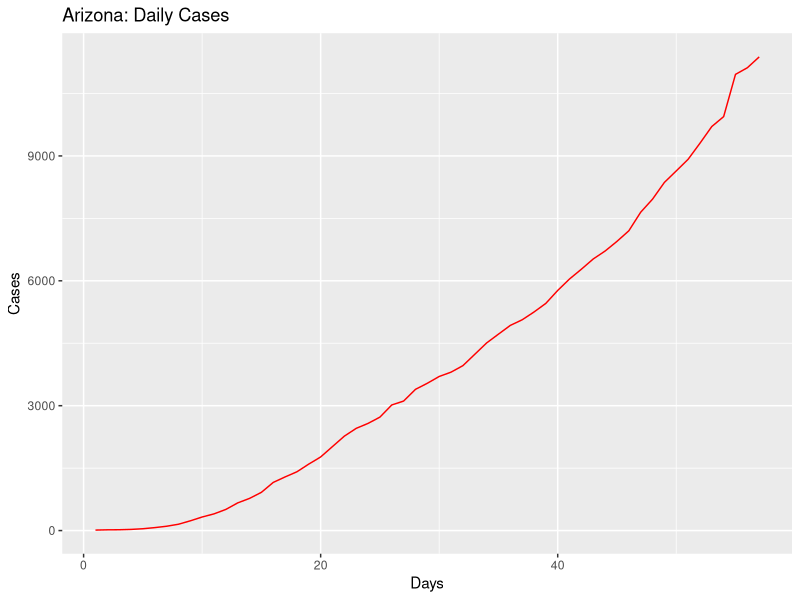
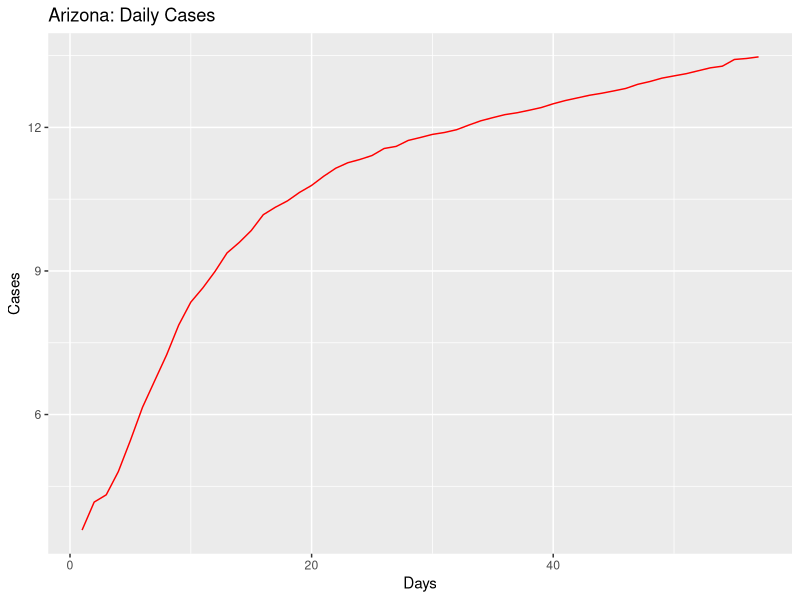
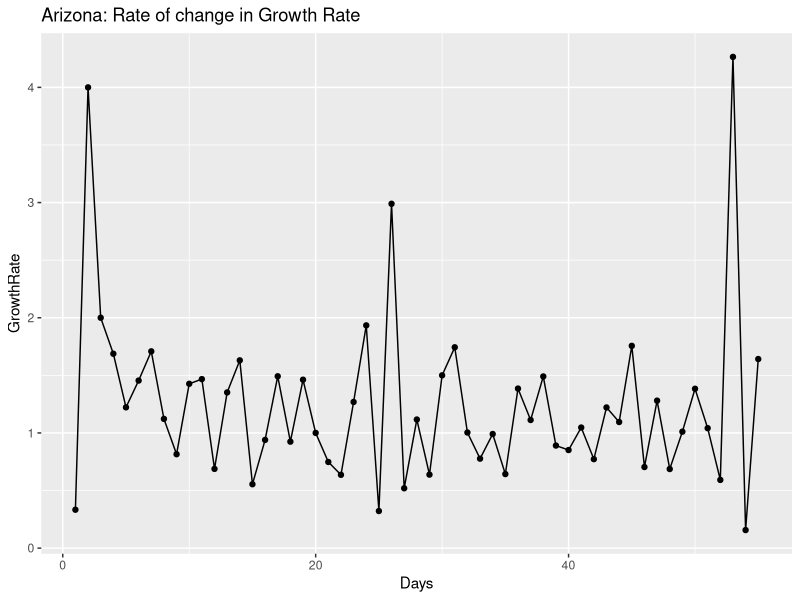
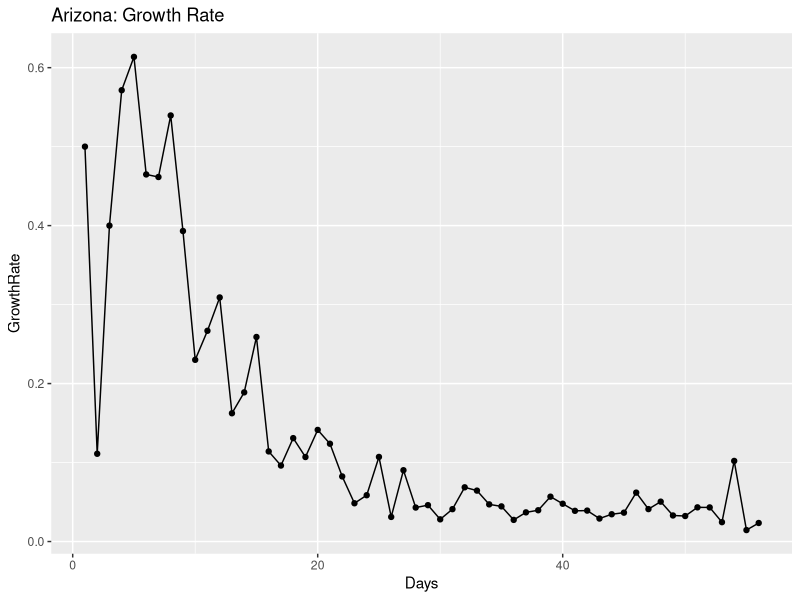
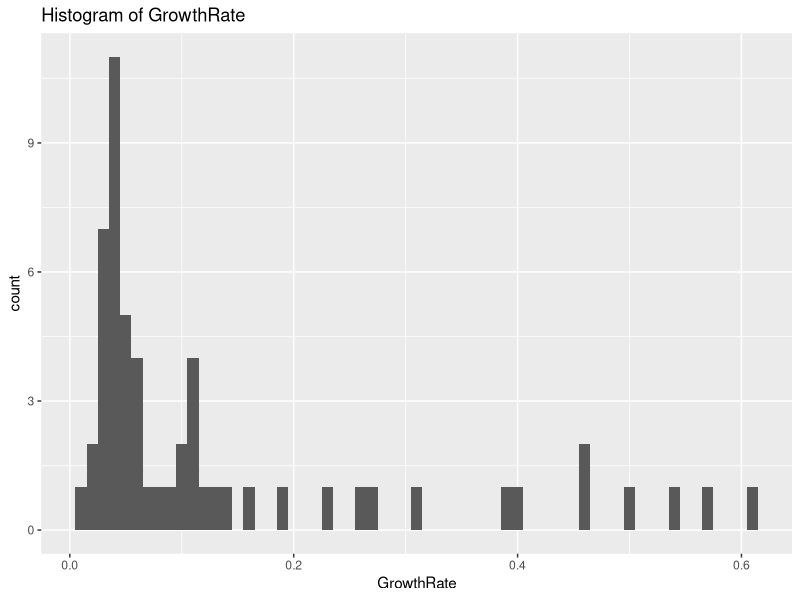
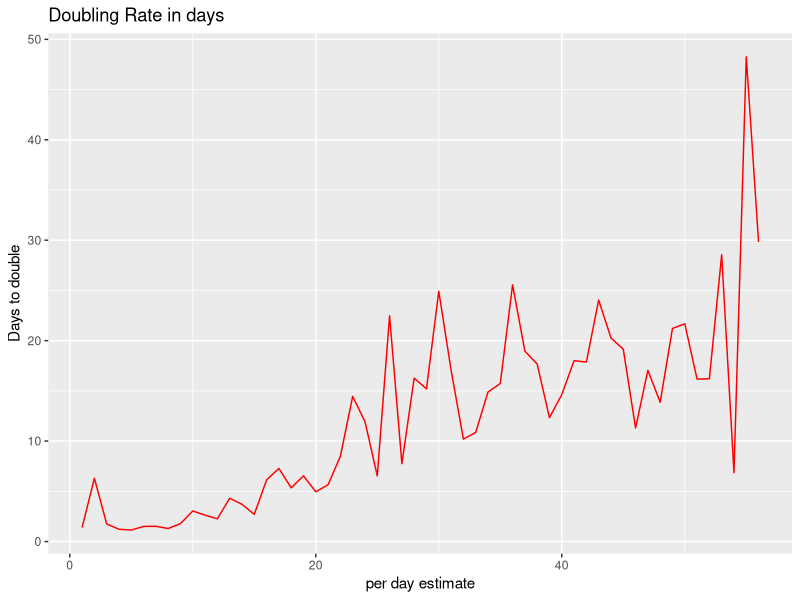
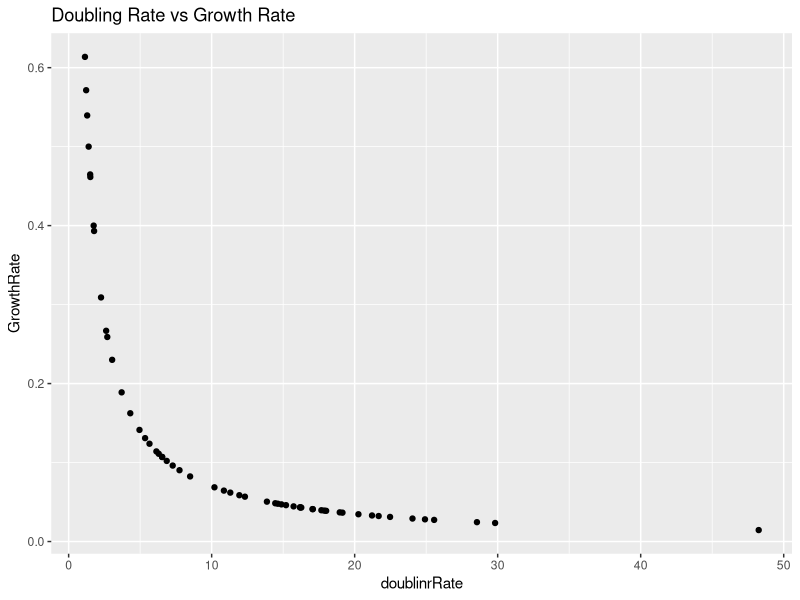
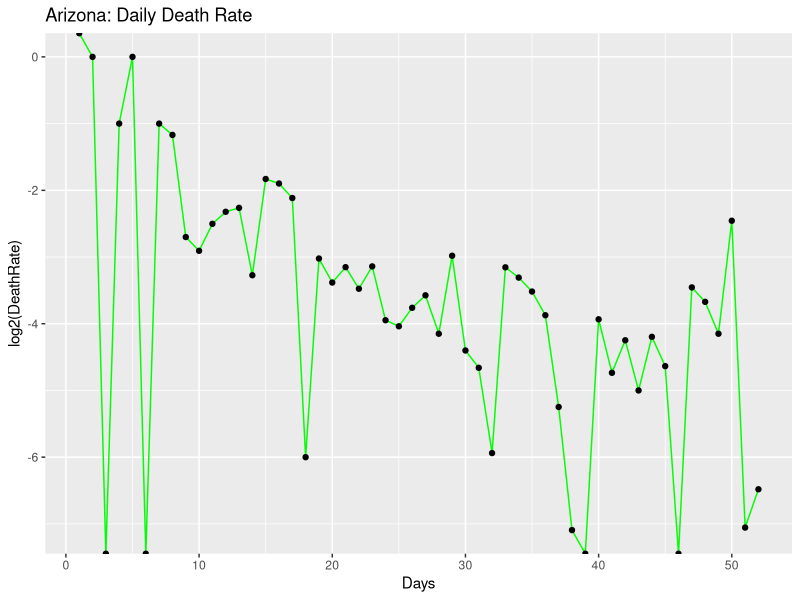

R code for these plots, in order:
## ---- chunk 1
knitr::opts_chunk$set(echo = TRUE)
## ---- chunk 2
library(ggplot2)
library(gridExtra)
library(dplyr)

coronaGrowth <- function(absoluteNumbers){
  growthfactor <- NULL
  absgrowth <- NULL
  for(i in 1:length(absoluteNumbers))
  {
    #print((absoluteNumbers[i]-absoluteNumbers[i+1]/absoluteNumbers[i+1])/absoluteNumbers[i+1])
    growthfactor[i] <- ((absoluteNumbers[i]-absoluteNumbers[i+1]))/(absoluteNumbers[i+1]-absoluteNumbers[i+2])  
    #growthfactor[i] <- ((absoluteNumbers[i]-absoluteNumbers[i+1]))/(absolutenumbers[i])
  }
  
  return (rev(growthfactor))
}

DailyGrowthRate <- function(absoluteNumbers)
{
  growthfactor <- NULL
  absgrowth <- NULL
  for(i in 1:length(absoluteNumbers))
  {
    #print((absoluteNumbers[i]-absoluteNumbers[i+1]/absoluteNumbers[i+1])/absoluteNumbers[i+1])
    growthfactor[i] <- ((absoluteNumbers[i]/absoluteNumbers[i+1]))-1 
    #growthfactor[i] <- ((absoluteNumbers[i]-absoluteNumbers[i+1]))/(absolutenumbers[i])
  }
  
  return (rev(growthfactor))  
}

DoublingRate <- function(absoluteNumbers)
{
  doublingrRate <- NULL
  cumsum <- NULL
  for(i in 1:length(absoluteNumbers))
  {
    
    doublingrRate[i] <- (70/(absoluteNumbers[i]*100))
    
  }
  return ((doublingrRate))  
}

#Calculate the mean and median growth rate:
MeanMediangrowthrate <- function(dataTrend1)
{
  MeanGRTrend <- NULL
  MedianGRTrend <- NULL
  
  for(i in 1:length(dataTrend1$GrowthRate))
  {
    MedianGRTrend[i] <- median(dataTrend1[1:i,"GrowthRate"])
    MeanGRTrend[i] <- mean(dataTrend1[1:i,"GrowthRate"])
  }
  
  dataTrend1$MedianGRT = MedianGRTrend
  dataTrend1$MeanGRT = MeanGRTrend
  
  return(dataTrend1)

}

#Calculate ratio of newdeaths/newcases
newDeathstonewCases <- function(absolutenumbers,totaldeaths)
{
  newCases <- NULL
  newDeaths <- NULL
  for(i in 1:length(absolutenumbers))
  {
    if(i == length(absolutenumbers))
    {
      print("reached the end")
    }else{
     newDeaths[i] = (totaldeaths[i]-totaldeaths[i+1])
     newCases[i] = (absolutenumbers[i]-absolutenumbers[i+1]) 
    }
  }
  

  days <- seq(2:length(absolutenumbers))
 return(data.frame( newDeaths = rev(newDeaths),newCases = rev(newCases),Days = days))
 
}

#Calculate ratio of deaths to totalCases
totalDeathstoCases <- function(absolutenumbers,totaldeaths)
{
  ratio <- NULL
  for(i in 1:length(absolutenumbers))
  {

     ratio[i] = (totaldeaths[i])/(absolutenumbers[i]) 
  }
  
  return(rev(ratio))
}
## ---- chunk 3
#Arizona

absolutenumbers <- c(11380,11119,10960,9945,9707,9305,8919,8640,8364,7962,7648,7202,6948,6716,6526,6280,6045,5769,5459,5251,5064,4929,4719,4507,4234,3962,3806,3702,3539,3393,3112,3018,2726,2575,2456,2269,2019,1769,1598,1413,1289,1157,919,773,665,508,401,326,234,152,104,71,44,28,20,18,12)

totaldeaths <- c(542,536,532,450,426,395,362,362,348,330,320,304,293,275,275,273,266,249,229,208,187,184,177,169,150,142,131,122,115,108,97,89,80,73,65,64,52,41,32,29,24,20,17,15,13,9,6,6,3,2,2,1,0,0,0,0,0)

#America
#absolutenumbers <- c(101.7*1000,83.8*1000,65.8*1000,53.7*1000,43.8*1000,33.3*1000,25*1000,19*1000,13.7*1000,7.8*1000,6.4*1000,4.6*1000,3.5*1000,2.7*1000)
## ---- chunk 4
growthrate <- na.exclude(coronaGrowth(absolutenumbers))
days <- seq(1:length(growthrate))
dataTrend <- data.frame(GrowthRate = growthrate,Days = days)
print(dataTrend)
p1 <- ggplot(data=dataTrend, aes(x=Days, y=GrowthRate, group=1)) +ggtitle("Arizona: Rate of change in Growth Rate")+
  geom_line()+
  geom_point()

print(dataTrend)
#print(dataTrend1)




growthrate1 <- na.exclude(DailyGrowthRate(absolutenumbers))
doublingrate1 <- na.exclude(DoublingRate(growthrate1))
days1 <- seq(1:length(growthrate1))
dataTrend1 <- data.frame(GrowthRate = growthrate1,Days = days1,doublinrRate = doublingrate1)
print(dataTrend1)
multiplier <- tail(dataTrend1, n = 1)
pred_val <- (head(absolutenumbers, n = 1)*multiplier[,"GrowthRate"])+head(absolutenumbers, n = 1)

p2 <- ggplot(data=dataTrend1, aes(x=Days, y=GrowthRate, group=1)) +ggtitle("Arizona: Growth Rate")+
  geom_line()+
  geom_point()

days <- seq(1:length(absolutenumbers))
growthrate <- append(growthrate, c(1,1),after = 0)
dataOriginal <- data.frame(Cases = rev(absolutenumbers), Days = days)
p3<- ggplot() +geom_line(data=dataOriginal, aes(x=Days, y=Cases,),color = "Red")+labs(title="Arizona: Daily Cases", y="Cases", x="Days")

p3_log<- ggplot() +geom_line(data=dataOriginal, aes(x=Days, y=log2(Cases)),color = "Red")+labs(title="Arizona: Daily Cases", y="Cases", x="Days")+
  #geom_line(data=dataOriginal, aes(x=Days+1, y=Prediction),color = "Blue")
  geom_point()



# Analyze growth rate to get interval of values
summary(dataTrend1$GrowthRate)
dataTrend1%>%select("GrowthRate")%>%summarise(meanGR = mean(GrowthRate), medianGR = median(GrowthRate), sdGR = sd(GrowthRate))
p4 <- ggplot(data = dataTrend1, aes(x = GrowthRate))+ggtitle("Histogram of GrowthRate")+geom_histogram(binwidth = 0.01)


#Analyze the doubling rate
p5<- ggplot() +geom_line(data=dataTrend1, aes(x=Days, y=doublinrRate),color = "Red")+labs(title="Doubling Rate in days", y="Days to double", x ="per day estimate")+
  #geom_line(data=dataOriginal, aes(x=Days+1, y=Prediction),color = "Blue")
  geom_point()

#Scatter plor of Growthrate versus Doubling Rate
p6 <- ggplot()+geom_point(data = dataTrend1, aes(x = doublinrRate, y = GrowthRate))+labs(title = "Doubling Rate vs Growth Rate")

dataTrend1 <- MeanMediangrowthrate(dataTrend1 = dataTrend1)

#Median growth rate trend 
#Median growth rate trend 
p7 <- ggplot()+geom_line(data = dataTrend1, aes(x = Days, y = MedianGRT),color = "Blue")+labs(title = "Arizona Median(BLUE)VsMean(RED) Growth Rate")+geom_line(data=dataTrend1, aes(x=Days , y=MeanGRT),color = "Red")


deathrate1 <- na.exclude(DailyGrowthRate(totaldeaths))
doublingdeathrate1 <- na.exclude(DoublingRate(deathrate1))
days1 <- seq(1:length(deathrate1))
dataDeathTrend1 <- data.frame(DeathRate = deathrate1,Days = days1,doublinrRate = doublingdeathrate1)
#print(dataDeathTrend1)
#multiplier <- tail(totaldeaths, n = 1)
#pred_val <- (head(dataDeathTrend1, n = 1)*multiplier[,"DeathRate"])+head(dataDeathTrend1, n = 1)

p8 <- ggplot(data=dataDeathTrend1, aes(x=Days, y=log2(DeathRate), group=1)) +ggtitle("Arizona: Daily Death Rate")+
  geom_line(color = "Green")+
  geom_point()


rationewdeathtocases <- newDeathstonewCases(absolutenumbers,totaldeaths)

p9 <- ggplot(data=rationewdeathtocases, aes(x=Days, y=log2(newCases), group=1)) +ggtitle("Arizona:newCases(Orange)")+
  geom_line(color = "Orange")+geom_point()

totaldeathstocases <- totalDeathstoCases(absolutenumbers,totaldeaths)
days <- seq(1:length(absolutenumbers))
datatotaldeathstocasesTrend <- data.frame(ratio = totaldeathstocases,Days = days)
#Scatter plot of totalcases to totaldeaths
p10 <- ggplot(data=datatotaldeathstocasesTrend, aes(x=Days, y=ratio, group=1)) +ggtitle("Arizona: TotalDeaths/TotalCases")+
  geom_line(color = "Yellow")+
  geom_point()

#Confidence Interval for mean population GrowthRate:
meanGR = mean(dataTrend1$GrowthRate)
sdGR = sd(dataTrend1$GrowthRate)

uppperlimitGR= meanGR+sdGR
lowerlimitGR = meanGR-sdGR

#Predictions based on: Current Growth Rate, MeanGrowth Rate, Upper GrowthRate, Lower GrowthRate
pred_val_Current <- (head(absolutenumbers, n = 1)*multiplier[,"GrowthRate"])+head(absolutenumbers, n = 1)
pred_val_MeanGR <- (head(absolutenumbers, n = 1)*meanGR)+head(absolutenumbers, n = 1)
pred_val_upperGR <- (head(absolutenumbers, n = 1)*uppperlimitGR)+head(absolutenumbers, n = 1)
pred_val_lowerGR <- (head(absolutenumbers, n = 1)*lowerlimitGR)+head(absolutenumbers, n = 1)

print("Current GR:")
print(multiplier[,"GrowthRate"])
print(pred_val_Current)

print("Mean GR:")
print(meanGR)
print(pred_val_MeanGR)

print("Upperlimit GR:")
print(uppperlimitGR)
print(pred_val_upperGR)

print("Lowerlimit GR:")
print(lowerlimitGR)
print(pred_val_lowerGR)

#Doubling rate:-
DRCurrent <- round(70/(meanGR*100),digits = 0)
DRMedian <- round(70/(median(dataTrend1$GrowthRate)*100),digits = 0)
latestDRCurrent <- round(tail(dataTrend1$doublinrRate,n=1),digits = 0)

## ---- chunk 5
#grid.arrange(p3,p3_log,p1,p2,p4,p5,p6,nrow = 4, ncol = 2)
print(p3)
print(p3_log)
print(p1)
print(p2)
print(p4)
print(p5)
print(p6)
print(p8)
print(p9)
print(p10)
print(p7)
## ---- chunk 6
library(ggplot2)
library(gridExtra)
library(dplyr)

coronaGrowth <- function(absoluteNumbers){
  growthfactor <- NULL
  absgrowth <- NULL
  for(i in 1:length(absoluteNumbers))
  {
    #print((absoluteNumbers[i]-absoluteNumbers[i+1]/absoluteNumbers[i+1])/absoluteNumbers[i+1])
    growthfactor[i] <- ((absoluteNumbers[i]-absoluteNumbers[i+1]))/(absoluteNumbers[i+1]-absoluteNumbers[i+2])  
    #growthfactor[i] <- ((absoluteNumbers[i]-absoluteNumbers[i+1]))/(absolutenumbers[i])
  }
  
  return (rev(growthfactor))
}

DailyGrowthRate <- function(absoluteNumbers)
{
  growthfactor <- NULL
  absgrowth <- NULL
  for(i in 1:length(absoluteNumbers))
  {
    #print((absoluteNumbers[i]-absoluteNumbers[i+1]/absoluteNumbers[i+1])/absoluteNumbers[i+1])
    growthfactor[i] <- ((absoluteNumbers[i]/absoluteNumbers[i+1]))-1 
    #growthfactor[i] <- ((absoluteNumbers[i]-absoluteNumbers[i+1]))/(absolutenumbers[i])
  }
  
  return (rev(growthfactor))  
}

DoublingRate <- function(absoluteNumbers)
{
  doublingrRate <- NULL
  cumsum <- NULL
  for(i in 1:length(absoluteNumbers))
  {
    
    doublingrRate[i] <- (70/(absoluteNumbers[i]*100))
    
  }
  return ((doublingrRate))  
}

#Calculate the mean and median growth rate:
MeanMediangrowthrate <- function(dataTrend1)
{
  MeanGRTrend <- NULL
  MedianGRTrend <- NULL
  
  for(i in 1:length(dataTrend1$GrowthRate))
  {
    MedianGRTrend[i] <- median(dataTrend1[1:i,"GrowthRate"])
    MeanGRTrend[i] <- mean(dataTrend1[1:i,"GrowthRate"])
  }
  
  dataTrend1$MedianGRT = MedianGRTrend
  dataTrend1$MeanGRT = MeanGRTrend
  
  return(dataTrend1)

}

# #Calculate ratio of newdeaths/newcases
# newDeathstonewCases <- function(absolutenumbers,totaldeaths)
# {
#   ratio <- NULL
#   for(i in 1:length(absolutenumbers))
#   {
#     if(i == length(absolutenumbers))
#     {
#       print("reached the end")
#     }else{
#      ratio[i] = (totaldeaths[i]-totaldeaths[i+1])/(absolutenumbers[i]-absolutenumbers[i+1]) 
#     }
#   }
#   
#   return(rev(ratio))
# }

#Calculate ratio of newdeaths/newcases
newDeathstonewCases <- function(absolutenumbers,totaldeaths)
{
  newCases <- NULL
  newDeaths <- NULL
  for(i in 1:length(absolutenumbers))
  {
    if(i == length(absolutenumbers))
    {
      print("reached the end")
    }else{
     newDeaths[i] = (totaldeaths[i]-totaldeaths[i+1])
     newCases[i] = (absolutenumbers[i]-absolutenumbers[i+1]) 
    }
  }
  

  days <- seq(2:length(absolutenumbers))
 return(data.frame( newDeaths = rev(newDeaths),newCases = rev(newCases),Days = days))
 
}

#Calculate ratio of deaths to totalCases
totalDeathstoCases <- function(absolutenumbers,totaldeaths)
{
  ratio <- NULL
  for(i in 1:length(absolutenumbers))
  {

     ratio[i] = (totaldeaths[i])/(absolutenumbers[i]) 
  }
  
  return(rev(ratio))
}

## ---- chunk 7
#Arizona
#absolutenumbers <- c(773,665,508,401,326,234,152,104,71,44,28,20,18,12)

#America

absolutenumbers <- c(1376317,1367638,1347309,1321785,1277606,1252584,1237633,1201188,1188122,1160774,1131030,1094464,1048834,1035765,1002963,975.798*1000,945.249*1000,903.775*1000,876.156*1000,831.086*1000,804.759*1000,792.913*1000,762.896*1000,726.856*1000,686.431*1000,654.343*1000,622.412*1000,591.285*1000,573.138*1000,545.934*1000,521.623*1000,489.646*1000,454.615*1000,418.451*1000,386.571*1000,355.834*1000,327.871*1000,300.432*1000,265.506*1000,235.281*1000,205.035*1000,176.518*1000,145.369*1000,133.094*1000,123.578*1000,101.7*1000,83.8*1000,65.8*1000,53.7*1000,43.8*1000,33.3*1000,25*1000,19*1000,13.7*1000,7.8*1000,6.4*1000,4.6*1000,3.5*1000,2.7*1000)

totaldeaths <- c(81157,80787,80037,78615,76052,73797,72271,69142,68598,67444,65753,63287,60495,59266,56387,54941,53243,50988,49648,46249,43995,42517,40495,38200,35578,33490,27549,24618,22930,21474,20057,18325,16691,14791,12851,10880,9622,8457,7127,6081,5107,4057,3143,2585,2222,1697,1296,1028,781,556,414,301,255,206,150,110,87,69,57,48,41,38,30,26,22,19,15,12,11,9,6,1,1)




## ---- chunk 8
growthrate <- na.exclude(coronaGrowth(absolutenumbers))
days <- seq(1:length(growthrate))
dataTrend <- data.frame(GrowthRate = growthrate,Days = days)
print(dataTrend)
p1 <- ggplot(data=dataTrend, aes(x=Days, y=GrowthRate, group=1)) +ggtitle("US: Rate of change in Growth Rate")+
  geom_line()+
  geom_point()

print(dataTrend)
#print(dataTrend1)




growthrate1 <- na.exclude(DailyGrowthRate(absolutenumbers))
doublingrate1 <- na.exclude(DoublingRate(growthrate1))
days1 <- seq(1:length(growthrate1))
dataTrend1 <- data.frame(GrowthRate = growthrate1,Days = days1,doublinrRate = doublingrate1)
print(dataTrend1)
multiplier <- tail(dataTrend1, n = 1)
pred_val <- (head(absolutenumbers, n = 1)*multiplier[,"GrowthRate"])+head(absolutenumbers, n = 1)

p2 <- ggplot(data=dataTrend1, aes(x=Days, y=GrowthRate, group=1)) +ggtitle("US: Growth Rate")+
  geom_line()+
  geom_point()

days <- seq(1:length(absolutenumbers))
growthrate <- append(growthrate, c(1,1),after = 0)
dataOriginal <- data.frame(Cases = rev(absolutenumbers), Days = days)
p3<- ggplot() +geom_line(data=dataOriginal, aes(x=Days, y=Cases,),color = "Red")+labs(title="US: Daily Cases", y="Cases", x="Days")

p3_log<- ggplot() +geom_line(data=dataOriginal, aes(x=Days, y=log2(Cases)),color = "Red")+labs(title="US: Daily Cases", y="Cases", x="Days")+
  #geom_line(data=dataOriginal, aes(x=Days+1, y=Prediction),color = "Blue")
  geom_point()



# Analyze growth rate to get interval of values
summary(dataTrend1$GrowthRate)
dataTrend1%>%select("GrowthRate")%>%summarise(meanGR = mean(GrowthRate), medianGR = median(GrowthRate), sdGR = sd(GrowthRate))
p4 <- ggplot(data = dataTrend1, aes(x = GrowthRate))+ggtitle("Histogram of GrowthRate")+geom_histogram(binwidth = 0.01)


#Analyze the doubling rate
p5<- ggplot() +geom_line(data=dataTrend1, aes(x=Days, y=doublinrRate),color = "Red")+labs(title="Doubling Rate in days", y="Days to double", x ="per day estimate")+
  #geom_line(data=dataOriginal, aes(x=Days+1, y=Prediction),color = "Blue")
  geom_point()

#Scatter plor of Growthrate versus Doubling Rate
p6 <- ggplot()+geom_point(data = dataTrend1, aes(x = doublinrRate, y = GrowthRate))+labs(title = "Doubling Rate vs Growth Rate")

dataTrend1 <- MeanMediangrowthrate(dataTrend1 = dataTrend1)


#Median growth rate trend 
#Median growth rate trend 
p7 <- ggplot()+geom_line(data = dataTrend1, aes(x = Days, y = MedianGRT),color = "Blue")+labs(title = "US Median(BLUE)VsMean(RED) Growth Rate")+geom_line(data=dataTrend1, aes(x=Days , y=MeanGRT),color = "Red")

deathrate1 <- na.exclude(DailyGrowthRate(totaldeaths))
doublingdeathrate1 <- na.exclude(DoublingRate(deathrate1))
days1 <- seq(1:length(deathrate1))
dataDeathTrend1 <- data.frame(DeathRate = deathrate1,Days = days1,doublinrRate = doublingdeathrate1)
#print(dataDeathTrend1)
#multiplier <- tail(totaldeaths, n = 1)
#pred_val <- (head(dataDeathTrend1, n = 1)*multiplier[,"DeathRate"])+head(dataDeathTrend1, n = 1)

p8 <- ggplot(data=dataDeathTrend1, aes(x=Days, y=log2(DeathRate), group=1)) +ggtitle("US: Daily Death Rate")+
  geom_line(color = "Green")+
  geom_point()

rationewdeathtocases <- newDeathstonewCases(absolutenumbers,totaldeaths)

p9 <- ggplot(data=rationewdeathtocases, aes(x=Days, y=log2(newCases), group=1)) +ggtitle("US:newCases(Orange)")+
  geom_line(color = "Orange")+geom_point()
totaldeathstocases <- totalDeathstoCases(absolutenumbers,totaldeaths)
days <- seq(1:length(absolutenumbers))
datatotaldeathstocasesTrend <- data.frame(ratio = totaldeathstocases,Days = days)
#Scatter plot of totalcases to totaldeaths
p10 <- ggplot(data=datatotaldeathstocasesTrend, aes(x=Days, y=ratio, group=1)) +ggtitle("US: TotalDeaths/TotalCases")+
  geom_line(color = "Yellow")+
  geom_point()
#Confidence Interval for mean population GrowthRate:
meanGR = mean(dataTrend1$GrowthRate)
sdGR = sd(dataTrend1$GrowthRate)

uppperlimitGR= meanGR+sdGR
lowerlimitGR = meanGR-sdGR

#Predictions based on: Current Growth Rate, MeanGrowth Rate, Upper GrowthRate, Lower GrowthRate
pred_val_Current <- (head(absolutenumbers, n = 1)*multiplier[,"GrowthRate"])+head(absolutenumbers, n = 1)
pred_val_MeanGR <- (head(absolutenumbers, n = 1)*meanGR)+head(absolutenumbers, n = 1)
pred_val_upperGR <- (head(absolutenumbers, n = 1)*uppperlimitGR)+head(absolutenumbers, n = 1)
pred_val_lowerGR <- (head(absolutenumbers, n = 1)*lowerlimitGR)+head(absolutenumbers, n = 1)

print("Current GR:")
print(multiplier[,"GrowthRate"])
print(pred_val_Current)

print("Mean GR:")
print(meanGR)
print(pred_val_MeanGR)

print("Upperlimit GR:")
print(uppperlimitGR)
print(pred_val_upperGR)

print("Lowerlimit GR:")
print(lowerlimitGR)
print(pred_val_lowerGR)

#Doubling rate:-
DRCurrent <- round(70/(meanGR*100),digits = 0)
DRMedian <- round(70/(median(dataTrend1$GrowthRate)*100),digits = 0)
latestDRCurrent <- round(tail(dataTrend1$doublinrRate,n=1),digits = 0)

## ---- chunk 9
#grid.arrange(p3,p3_log,p1,p2,p4,p5,p6,nrow = 4, ncol = 2)
print(p3)
print(p3_log)
print(p1)
print(p2)
print(p4)
print(p5)
print(p6)
print(p8)
print(p9)
print(p10)
print(p7)
## ---- chunk 10
library(ggplot2)
library(gridExtra)
library(dplyr)

coronaGrowth <- function(absoluteNumbers){
  growthfactor <- NULL
  absgrowth <- NULL
  for(i in 1:length(absoluteNumbers))
  {
    #print((absoluteNumbers[i]-absoluteNumbers[i+1]/absoluteNumbers[i+1])/absoluteNumbers[i+1])
    growthfactor[i] <- ((absoluteNumbers[i]-absoluteNumbers[i+1]))/(absoluteNumbers[i+1]-absoluteNumbers[i+2])  
    #growthfactor[i] <- ((absoluteNumbers[i]-absoluteNumbers[i+1]))/(absolutenumbers[i])
  }
  
  return (rev(growthfactor))
}

DailyGrowthRate <- function(absoluteNumbers)
{
  growthfactor <- NULL
  absgrowth <- NULL
  for(i in 1:length(absoluteNumbers))
  {
    #print((absoluteNumbers[i]-absoluteNumbers[i+1]/absoluteNumbers[i+1])/absoluteNumbers[i+1])
    growthfactor[i] <- ((absoluteNumbers[i]/absoluteNumbers[i+1]))-1 
    #growthfactor[i] <- ((absoluteNumbers[i]-absoluteNumbers[i+1]))/(absolutenumbers[i])
  }
  
  return (rev(growthfactor))  
}

DoublingRate <- function(absoluteNumbers)
{
  doublingrRate <- NULL
  cumsum <- NULL
  for(i in 1:length(absoluteNumbers))
  {
    
    doublingrRate[i] <- (70/(absoluteNumbers[i]*100))
    
  }
  return ((doublingrRate))  
}

#Calculate the mean and median growth rate:
MeanMediangrowthrate <- function(dataTrend1)
{
  MeanGRTrend <- NULL
  MedianGRTrend <- NULL
  
  for(i in 1:length(dataTrend1$GrowthRate))
  {
    MedianGRTrend[i] <- median(dataTrend1[1:i,"GrowthRate"])
    MeanGRTrend[i] <- mean(dataTrend1[1:i,"GrowthRate"])
  }
  
  dataTrend1$MedianGRT = MedianGRTrend
  dataTrend1$MeanGRT = MeanGRTrend
  
  return(dataTrend1)

}

#Calculate ratio of newdeaths/newcases
# newDeathstonewCases <- function(absolutenumbers,totaldeaths)
# {
#   ratio <- NULL
#   for(i in 1:length(absolutenumbers))
#   {
#     if(i == length(absolutenumbers))
#     {
#       print("reached the end")
#     }else{
#      ratio[i] = (totaldeaths[i]-totaldeaths[i+1])/(absolutenumbers[i]-absolutenumbers[i+1]) 
#     }
#   }
#   
#   return(rev(ratio))
# }

#Calculate ratio of newdeaths/newcases
newDeathstonewCases <- function(absolutenumbers,totaldeaths)
{
  newCases <- NULL
  newDeaths <- NULL
  for(i in 1:length(absolutenumbers))
  {
    if(i == length(absolutenumbers))
    {
      print("reached the end")
    }else{
     newDeaths[i] = (totaldeaths[i]-totaldeaths[i+1])
     newCases[i] = (absolutenumbers[i]-absolutenumbers[i+1]) 
    }
  }
  

  days <- seq(2:length(absolutenumbers))
 return(data.frame( newDeaths = rev(newDeaths),newCases = rev(newCases),Days = days))
 
}

#Calculate ratio of deaths to totalCases
totalDeathstoCases <- function(absolutenumbers,totaldeaths)
{
  ratio <- NULL
  for(i in 1:length(absolutenumbers))
  {

     ratio[i] = (totaldeaths[i])/(absolutenumbers[i]) 
  }
  
  return(rev(ratio))
}
## ---- chunk 11
#Arizona
#absolutenumbers <- c(773,665,508,401,326,234,152,104,71,44,28,20,18,12)

#America
absolutenumbers <- c(70765,67161,62808,59695,56325,52987,49400,44870,42505,39699,37257,34862,31787,31324,29451,26917,24942,24434,21797,20471,18985,18601,14792,13835,12759,12320,10941,9635,9166,8339,7598,6653,5749,5311,4778,3588,3082,2567,2341,1637,1397,1251,1071,1024,987,887,727,657,536,499,396,332,249,194,169,143,129,114,100,82,74,62,62,47,40,34,31,30,29,7,6,3,3,3,3,3,3,3,3,3,3,3,3,3,3,3)

totaldeaths <- c(2294,2212,2101,1985,1889,1785,1693,1452,1391,1323,1223,1154,1008,1008,939,826,780,780,686,652,603,592,488,452,423,405,368,331,325,288,246,227,178,160,136,118,99,86,72,58,35,27,24,20,20,12,10,10,7,5,5,4,3,3,2,2,2,2,1,0,0,0,0,0,0,0,0,0,0,0,0,0,0,0,0,0,0,0,0,0,0,0,0,0,0,0)
## ---- chunk 12
growthrate <- na.exclude(coronaGrowth(absolutenumbers))
days <- seq(1:length(growthrate))
dataTrend <- data.frame(GrowthRate = growthrate,Days = days)
print(dataTrend)
p1 <- ggplot(data=dataTrend, aes(x=Days, y=GrowthRate, group=1)) +ggtitle("US: Rate of change in Growth Rate")+
  geom_line()+
  geom_point()

print(dataTrend)
#print(dataTrend1)




growthrate1 <- na.exclude(DailyGrowthRate(absolutenumbers))
doublingrate1 <- na.exclude(DoublingRate(growthrate1))
days1 <- seq(1:length(growthrate1))
dataTrend1 <- data.frame(GrowthRate = growthrate1,Days = days1,doublinrRate = doublingrate1)
print(dataTrend1)
multiplier <- tail(dataTrend1, n = 1)
pred_val <- (head(absolutenumbers, n = 1)*multiplier[,"GrowthRate"])+head(absolutenumbers, n = 1)

p2 <- ggplot(data=dataTrend1, aes(x=Days, y=GrowthRate, group=1)) +ggtitle("India: Growth Rate")+
  geom_line()+
  geom_point()

days <- seq(1:length(absolutenumbers))
growthrate <- append(growthrate, c(1,1),after = 0)
dataOriginal <- data.frame(Cases = rev(absolutenumbers), Days = days)
p3<- ggplot() +geom_line(data=dataOriginal, aes(x=Days, y=Cases,),color = "Red")+labs(title="India: Daily Cases", y="Cases", x="Days")

p3_log<- ggplot() +geom_line(data=dataOriginal, aes(x=Days, y=log2(Cases)),color = "Red")+labs(title="India: Daily Cases", y="Cases", x="Days")+
  #geom_line(data=dataOriginal, aes(x=Days+1, y=Prediction),color = "Blue")
  geom_point()



# Analyze growth rate to get interval of values
summary(dataTrend1$GrowthRate)
dataTrend1%>%select("GrowthRate")%>%summarise(meanGR = mean(GrowthRate), medianGR = median(GrowthRate), sdGR = sd(GrowthRate))
p4 <- ggplot(data = dataTrend1, aes(x = GrowthRate))+ggtitle("Histogram of GrowthRate")+geom_histogram(binwidth = 0.01)


#Analyze the doubling rate
p5<- ggplot() +geom_line(data=dataTrend1, aes(x=Days, y=doublinrRate),color = "Red")+labs(title="Doubling Rate in days", y="Days to double", x ="per day estimate")+
  #geom_line(data=dataOriginal, aes(x=Days+1, y=Prediction),color = "Blue")
  geom_point()

#Scatter plor of Growthrate versus Doubling Rate
p6 <- ggplot()+geom_point(data = dataTrend1, aes(x = doublinrRate, y = GrowthRate))+labs(title = "Doubling Rate vs Growth Rate")

dataTrend1 <- MeanMediangrowthrate(dataTrend1 = dataTrend1)


#Median growth rate trend 
p7 <- ggplot()+geom_line(data = dataTrend1, aes(x = Days, y = MedianGRT),color = "Blue")+labs(title = "India Median(BLUE)VsMean(RED) Growth Rate")+geom_line(data=dataTrend1, aes(x=Days , y=MeanGRT),color = "Red")

deathrate1 <- na.exclude(DailyGrowthRate(totaldeaths))
doublingdeathrate1 <- na.exclude(DoublingRate(deathrate1))
days1 <- seq(1:length(deathrate1))
dataDeathTrend1 <- data.frame(DeathRate = deathrate1,Days = days1,doublinrRate = doublingdeathrate1)
#print(dataDeathTrend1)
#multiplier <- tail(totaldeaths, n = 1)
#pred_val <- (head(dataDeathTrend1, n = 1)*multiplier[,"DeathRate"])+head(dataDeathTrend1, n = 1)

p8 <- ggplot(data=dataDeathTrend1, aes(x=Days, y=log2(DeathRate), group=1)) +ggtitle("India: Daily Death Rate")+
  geom_line(color = "Green")+
  geom_point()

rationewdeathtocases <- newDeathstonewCases(absolutenumbers,totaldeaths)

p9 <- ggplot(data=rationewdeathtocases, aes(x=Days, y=log2(newCases), group=1)) +ggtitle("India:newCases(Orange)")+
  geom_line(color = "Orange")+geom_point()

totaldeathstocases <- totalDeathstoCases(absolutenumbers,totaldeaths)
days <- seq(1:length(absolutenumbers))
datatotaldeathstocasesTrend <- data.frame(ratio = totaldeathstocases,Days = days)
#Scatter plot of totalcases to totaldeaths
p10 <- ggplot(data=datatotaldeathstocasesTrend, aes(x=Days, y=ratio, group=1)) +ggtitle("India: TotalDeaths/TotalCases")+
  geom_line(color = "Yellow")+
  geom_point()

#Confidence Interval for mean population GrowthRate:
meanGR = mean(dataTrend1$GrowthRate)
sdGR = sd(dataTrend1$GrowthRate)

uppperlimitGR= meanGR+sdGR
lowerlimitGR = meanGR-sdGR

#Predictions based on: Current Growth Rate, MeanGrowth Rate, Upper GrowthRate, Lower GrowthRate
pred_val_Current <- (head(absolutenumbers, n = 1)*multiplier[,"GrowthRate"])+head(absolutenumbers, n = 1)
pred_val_MeanGR <- (head(absolutenumbers, n = 1)*meanGR)+head(absolutenumbers, n = 1)
pred_val_upperGR <- (head(absolutenumbers, n = 1)*uppperlimitGR)+head(absolutenumbers, n = 1)
pred_val_lowerGR <- (head(absolutenumbers, n = 1)*lowerlimitGR)+head(absolutenumbers, n = 1)

print("Current GR:")
print(multiplier[,"GrowthRate"])
print(pred_val_Current)

print("Mean GR:")
print(meanGR)
print(pred_val_MeanGR)

print("Upperlimit GR:")
print(uppperlimitGR)
print(pred_val_upperGR)

print("Lowerlimit GR:")
print(lowerlimitGR)
print(pred_val_lowerGR)

#Doubling rate:-
DRCurrent <- round(70/(meanGR*100),digits = 0)
DRMedian <- round(70/(median(dataTrend1$GrowthRate)*100),digits = 0)
latestDRCurrent <- round(tail(dataTrend1$doublinrRate,n=1),digits = 0)

## ---- chunk 13
#grid.arrange(p3,p3_log,p1,p2,p4,p5,p6,nrow = 4, ncol = 2)
print(p3)
print(p3_log)
print(p1)
print(p2)
print(p4)
print(p5)
print(p6)
print(p8)
print(p9)
print(p10)
print(p7)
